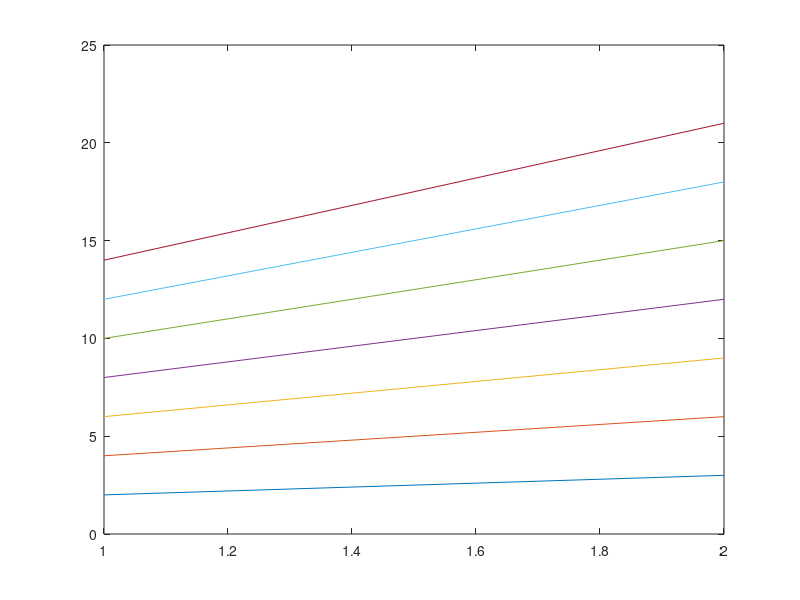

Recreate this plot in MATLAB. (Note: this script raises an error after producing the figure.)
%% ugliest botch ever
figure(3768)
a = plot([2 3]);
hold on
b = plot(2*[2 3]);
c = plot(3*[2 3]);
d = plot(4*[2 3]);
e = plot(5*[2 3]);
f = plot(6*[2 3]);
g = plot(7*[2 3]);

% colors = [a.Color; b.Color; c.Color; d.Color; e.Color; f.Color; g.Color];
colors = [a.Color; b.Color; c.Color; d.Color; e.Color; [0 0 0]; g.Color];
% colors = kron(colors,[1; 1]);

% color = colors(j,:);

%%

ts = t_start + [0:nt]*dt;

err1 = zeros(nt+1,1);
err2 = zeros(nt+1,1);
ybc_norms = zeros(nt+1,1);

% Rs = [2 5 10 20 40 79 80];
% Rs = [2 5 10 20 40]; %79 80];
% Rs = 20 + [1:6];

Rs = [2 5 10 20 23 24];
% Rs = 80;

% Rs = [2 5 10 20 22 23 24];
% Rs = [10 20 40 80 81 85];
% Rs = [81 82 83 84 85];
% Rs = [2 5 20 79 80 84];


phi_bc0 = options.rom.phi_bc;

for l = 1:numel(Rs)
    R = Rs(l);

    for k = 1:nt+1
        t = ts(k);
        y_bc0 = get_bc_vector_yBC(t,options);
        phi_bc = phi_bc0(:,1:R);
        BC_DEIM = options.rom.BC_DEIM;
        options.rom.BC_DEIM = 0;
        a_bc1 = get_a_bc(t,options);
        y_bc1 = phi_bc*a_bc1(1:R);
        options.rom.BC_DEIM = 1;
        options.rom.BC_DEIMdim = R;
        [options.rom.bc_deim_inds, options.rom.bc_deim_PTUinv] = getDEIMinds(phi_bc,options.rom.BC_DEIMdim);
        options.rom.ybc_coords = ybc_coords(options.rom.bc_deim_inds,t,options);
        a_bc2 = get_a_bc(t,options);
        y_bc2 = phi_bc*a_bc2;
        options.rom.BC_DEIM = BC_DEIM;

        err1(k) = norm(y_bc0-y_bc1);
        err2(k) = norm(y_bc0-y_bc2);
        ybc_norms(k) = norm(y_bc0);
%         figure(467)
%         plot(y_bc2-y_bc0)
%         hold on
    end

    ybc_norm_avg = sum(ybc_norms)/(nt+1);

    linewidth = 1;
    figure(377111)
    color = colors(l,:);
    semilogy(ts,err2/ybc_norm_avg,'color',color,'linewidth',linewidth,'linestyle','-', 'displayname', "R="+num2str(R))
    hold on
    semilogy(ts,err1/ybc_norm_avg,'color',color,'linewidth',linewidth,'linestyle','--', 'displayname', "R="+num2str(R))

end

% legend('show')
    set(gcf, 'Position', [100, 100, 400, 600])
    ylim([1e-17 10])
    grid on
legend('show','NumColumns',3,'Orientation','vertical')
xlabel('t')
ylabel('relative boundary condition approximation error')